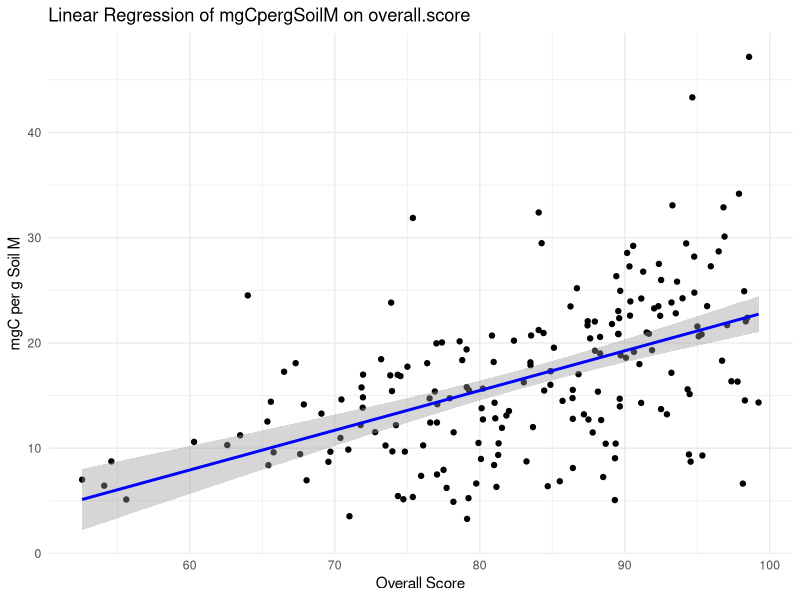
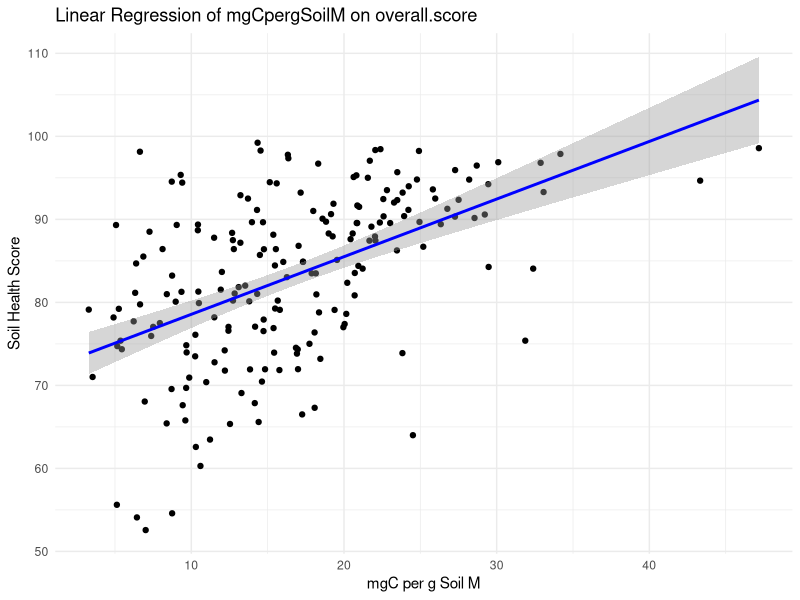
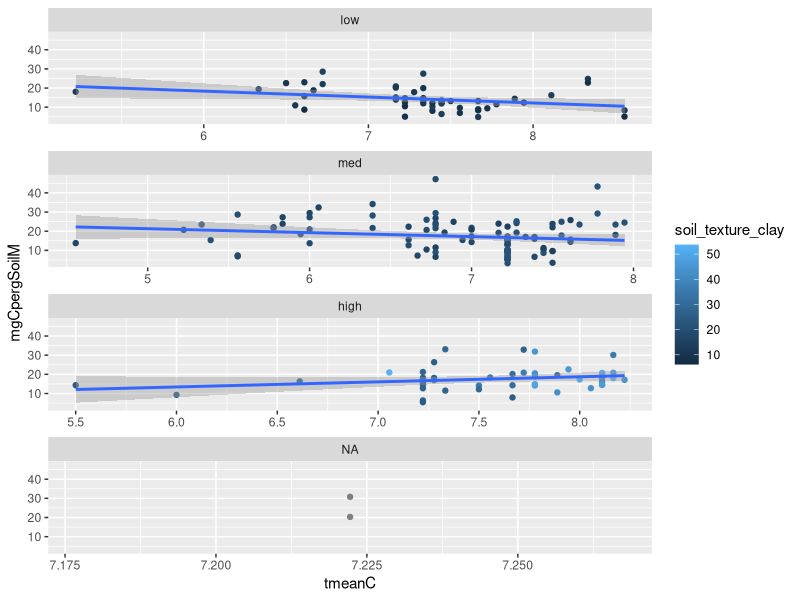
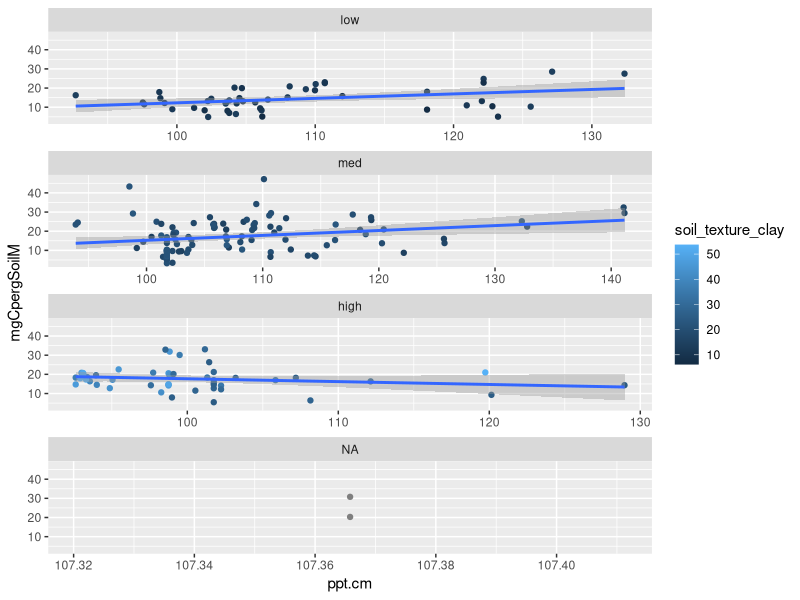
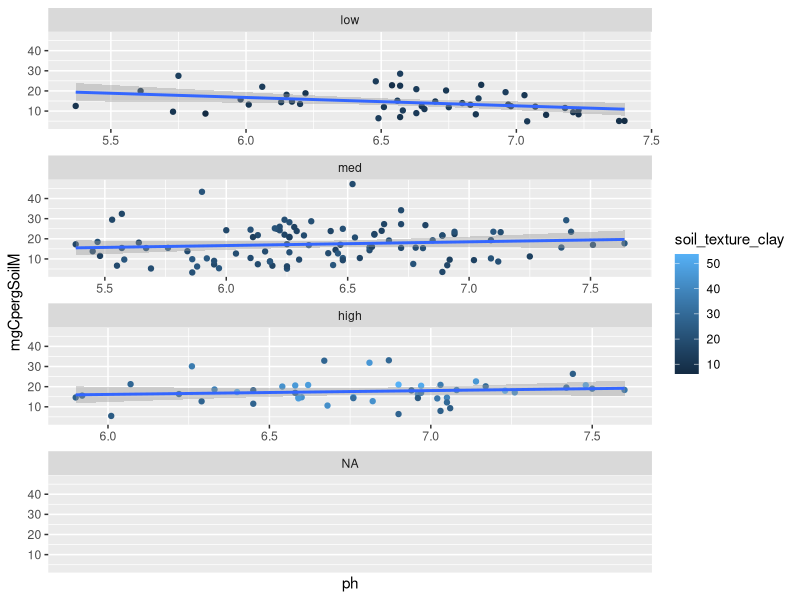
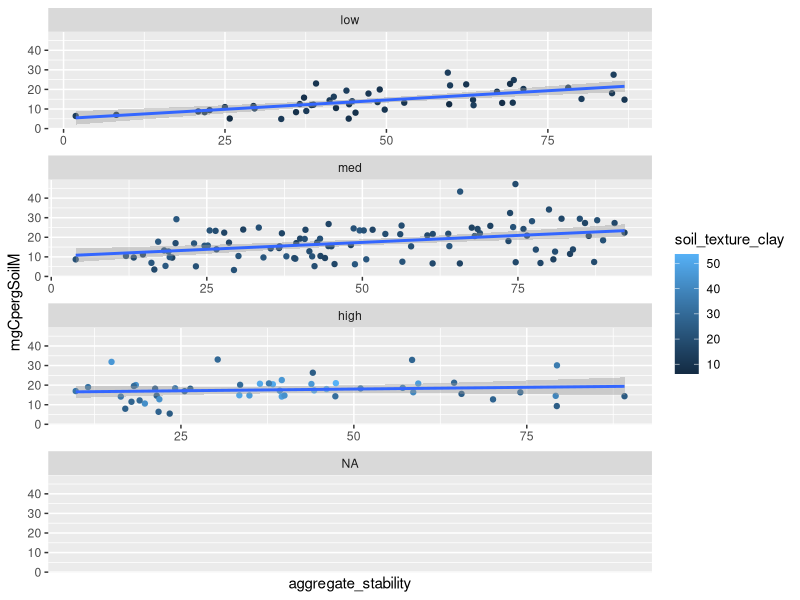
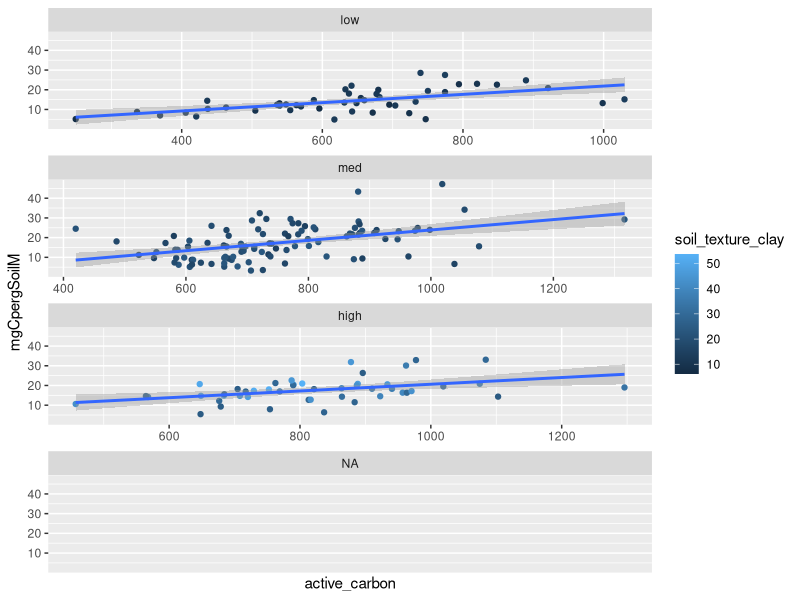
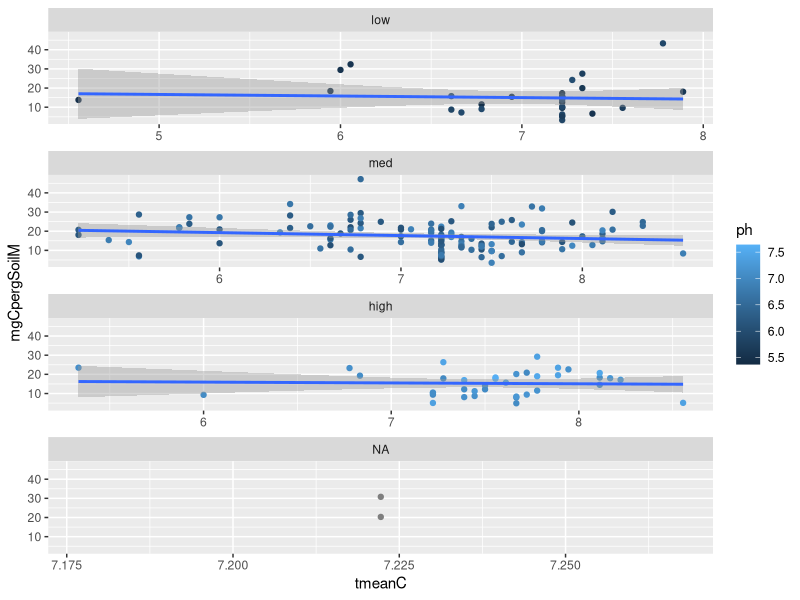

R code for these plots, in order: (Note: this script raises an error after producing the figures.)
#Analyzing data and Buildin models for response variable MgMAOM

#setwd("/Users/f003833/Documents/GitHub/FracFarmVT") #caitlin
setwd("C:/Users/F004SPC/Documents/GitHub/FracFarmVT") #erin

#load your libraries
library(tidyverse)
library(ggplot2)
library(dplyr)
library(corrplot)
library(nlme)
library(ggeffects)
library(emmeans)

##call in the analytical data
data <- read.csv("data.csv")
view(data)

#soil heath regression

# Perform linear regression
regression_model <- lm(mgCpergSoilM ~ overall.score, data = data)

# Summarize the regression model
summary(regression_model)

# Create a plot with the regression line
ggplot(data, aes(x = overall.score, y = mgCpergSoilM)) +
  geom_point() +
  geom_smooth(method = "lm", col = "blue") +
  labs(title = "Linear Regression of mgCpergSoilM on overall.score",
       x = "Overall Score",
       y = "mgC per g Soil M") +
  theme_minimal()



# Perform linear regression try it the other way, to see!
regression_model <- lm(overall.score ~ mgCpergSoilM, data = data)

# Summarize the regression model
summary(regression_model)

# Create a plot with the regression line
ggplot(data, aes(x = mgCpergSoilM, y = overall.score)) +
  geom_point() +
  geom_smooth(method = "lm", col = "blue") +
  labs(title = "Linear Regression of mgCpergSoilM on overall.score",
       x = "mgC per g Soil M",
       y = "Soil Health Score") +
  theme_minimal()







#First, graphically explore relationships 
#to look for interactions between independent variables that research shows could have interactions

summary(data$soil_texture_clay)
data <- data %>% 
  mutate(claycategory=cut(soil_texture_clay, breaks=c(-Inf, 14, 24, Inf), labels=c("low","med", "high")))
ggplot(data=data, aes(x=tmeanC, y=mgCpergSoilM, col=soil_texture_clay))+ 
  geom_point()+
  geom_smooth(method=lm)+
  facet_wrap(~ claycategory, ncol=1, scales="free_x")

data <- data %>% 
  mutate(claycategory=cut(soil_texture_clay, breaks=c(-Inf, 14, 24, Inf), labels=c("low","med", "high")))
ggplot(data=data, aes(x=ppt.cm, y=mgCpergSoilM, col=soil_texture_clay))+ 
  geom_point()+
  geom_smooth(method=lm)+
  facet_wrap(~ claycategory, ncol=1, scales="free_x")

data <- data %>% 
  mutate(claycategory=cut(soil_texture_clay, breaks=c(-Inf, 14, 24, Inf), labels=c("low","med", "high")))
ggplot(data=data, aes(x=ph, y=mgCpergSoilM, col=soil_texture_clay))+ 
  geom_point()+
  geom_smooth(method=lm)+
  facet_wrap(~ claycategory, ncol=1, scales="free_x")

data <- data %>% 
  mutate(claycategory=cut(soil_texture_clay, breaks=c(-Inf, 14, 24, Inf), labels=c("low","med", "high")))
ggplot(data=data, aes(x=aggregate_stability, y=mgCpergSoilM, col=soil_texture_clay))+ 
  geom_point()+
  geom_smooth(method=lm)+
  facet_wrap(~ claycategory, ncol=1, scales="free_x")

data <- data %>% 
  mutate(claycategory=cut(soil_texture_clay, breaks=c(-Inf, 14, 24, Inf), labels=c("low","med", "high")))
ggplot(data=data, aes(x=active_carbon, y=mgCpergSoilM, col=soil_texture_clay))+ 
  geom_point()+
  geom_smooth(method=lm)+
  facet_wrap(~ claycategory, ncol=1, scales="free_x")

#more interactions with ph
summary(data$ph)

data <- data %>% 
  mutate(phcategory=cut(ph, breaks=c(-Inf,6,7, Inf), labels=c("low","med","high")))
ggplot(data=data, aes(x=tmeanC, y=mgCpergSoilM, col=ph))+ 
  geom_point()+
  geom_smooth(method=lm)+
  facet_wrap(~ phcategory, ncol=1, scales="free_x")

data <- data %>% 
  mutate(phcategory=cut(ph, breaks=c(-Inf,6,7, Inf), labels=c("low","med","high")))
ggplot(data=data, aes(x=ppt.cm, y=mgCpergSoilM, col=ph))+ 
  geom_point()+
  geom_smooth(method=lm)+
  facet_wrap(~ phcategory, ncol=1, scales="free_x")

data <- data %>% 
  mutate(phcategory=cut(ph, breaks=c(-Inf,6,7, Inf), labels=c("low","med","high")))
ggplot(data=data, aes(x=aggregate_stability, y=mgCpergSoilM, col=ph))+ 
  geom_point()+
  geom_smooth(method=lm)+
  facet_wrap(~ phcategory, ncol=1, scales="free_x")

data <- data %>% 
  mutate(phcategory=cut(ph, breaks=c(-Inf,6,7, Inf), labels=c("low","med","high")))
ggplot(data=data, aes(x=soil_texture_clay, y=mgCpergSoilM, col=ph))+ 
  geom_point()+
  geom_smooth(method=lm)+
  facet_wrap(~ phcategory, ncol=1, scales="free_x")

data <- data %>% 
  mutate(phcategory=cut(ph, breaks=c(-Inf,6,7, Inf), labels=c("low","med","high")))
ggplot(data=data, aes(x=active_carbon, y=mgCpergSoilM, col=ph))+ 
  geom_point()+
  geom_smooth(method=lm)+
  facet_wrap(~ phcategory, ncol=1, scales="free_x")

#interactions with ppt
summary(data$ppt.cm)
data <- data %>% 
  mutate(pptcategory=cut(ppt.cm, breaks=c(-Inf,101.4, 110.0, Inf), labels=c("low","med","high")))
ggplot(data=data, aes(x=tmeanC, y=mgCpergSoilM, col=ppt.cm))+ 
  geom_point()+
  geom_smooth(method=lm)+
  facet_wrap(~ pptcategory, ncol=1, scales="free_x")


data <- data %>% 
  mutate(pptcategory=cut(ppt.cm, breaks=c(-Inf,101.4, 110.0, Inf), labels=c("low","med","high")))
ggplot(data=data, aes(x=aggregate_stability, y=mgCpergSoilM, col=ppt.cm))+ 
  geom_point()+
  geom_smooth(method=lm)+
  facet_wrap(~ pptcategory, ncol=1, scales="free_x")

summary(data$ppt.cm)
data <- data %>% 
  mutate(pptcategory=cut(ppt.cm, breaks=c(-Inf,101.4, 110.0, Inf), labels=c("low","med","high")))
ggplot(data=data, aes(x=tmeanC, y=mgCpergSoilM, col=ppt.cm))+ 
  geom_point()+
  geom_smooth(method=lm)+
  facet_wrap(~ pptcategory, ncol=1, scales="free_x")


data <- data %>% 
  mutate(pptcategory=cut(ppt.cm, breaks=c(-Inf,101.4, 110.0, Inf), labels=c("low","med","high")))
ggplot(data=data, aes(x=active_carbon, y=mgCpergSoilM, col=ppt.cm))+ 
  geom_point()+
  geom_smooth(method=lm)+
  facet_wrap(~ pptcategory, ncol=1, scales="free_x")

#interactions with aggregate stability
summary(data$aggregate_stability)
data <- data %>% 
  mutate(agStcategory=cut(aggregate_stability, breaks=c(-Inf,29.3, 65.6, Inf), labels=c("low","med","high")))
ggplot(data=data, aes(x=ph, y=mgCpergSoilM, col=aggregate_stability))+ 
  geom_point()+
  geom_smooth(method=lm)+
  facet_wrap(~ agStcategory, ncol=1, scales="free_x")

data <- data %>% 
  mutate(agStcategory=cut(aggregate_stability, breaks=c(-Inf,29.3, 65.6, Inf), labels=c("low","med","high")))
ggplot(data=data, aes(x=ppt.cm, y=mgCpergSoilM, col=aggregate_stability))+ 
  geom_point()+
  geom_smooth(method=lm)+
  facet_wrap(~ agStcategory, ncol=1, scales="free_x")

data <- data %>% 
  mutate(agStcategory=cut(aggregate_stability, breaks=c(-Inf,29.3, 65.6, Inf), labels=c("low","med","high")))
ggplot(data=data, aes(x=tmeanC, y=mgCpergSoilM, col=aggregate_stability))+ 
  geom_point()+
  geom_smooth(method=lm)+
  facet_wrap(~ agStcategory, ncol=1, scales="free_x")

data <- data %>% 
  mutate(agStcategory=cut(aggregate_stability, breaks=c(-Inf,29.3, 65.6, Inf), labels=c("low","med","high")))
ggplot(data=data, aes(x=soil_texture_clay, y=mgCpergSoilM, col=aggregate_stability))+ 
  geom_point()+
  geom_smooth(method=lm)+
  facet_wrap(~ agStcategory, ncol=1, scales="free_x")

data <- data %>% 
  mutate(agStcategory=cut(aggregate_stability, breaks=c(-Inf,29.3, 65.6, Inf), labels=c("low","med","high")))
ggplot(data=data, aes(x=active_carbon, y=mgCpergSoilM, col=aggregate_stability))+ 
  geom_point()+
  geom_smooth(method=lm)+
  facet_wrap(~ agStcategory, ncol=1, scales="free_x")

#tmeanC and active carbon
summary(data$tmeanC)

data <- data %>% 
  mutate(tmeanCcategory=cut(tmeanC, breaks=c(-Inf,6.8, 7.6, Inf), labels=c("low","med","high")))
ggplot(data=data, aes(x=active_carbon, y=mgCpergSoilM, col=tmeanC))+ 
  geom_point()+
  geom_smooth(method=lm)+
  facet_wrap(~ tmeanCcategory, ncol=1, scales="free_x")

#Models
#Correlation plot
library(corrplot)
cordata <- cor(data[,c("mgCpergSoilM","ph","ppt.cm","tmeanC","aggregate_stability","soil_texture_clay","active_carbon")], use="pairwise.complete.obs", method="pearson")
corrplot(cordata)
view(cordata)

##Linear Mixed Model for dependent variable (mgCpergSoilM)
#test without random effect, because only one value per field

m1 = gls(mgCpergSoilM ~ ppt.cm * soil_texture_clay * tmeanC + ppt.cm * tmeanC + 
           aggregate_stability * soil_texture_clay + 
           active_carbon + ph * soil_texture_clay, 
         data = data, 
         na.action = na.exclude, 
         method = "ML")
summary(m1)
anova(m1)

#check if variance structure improves the model (to test, both methods were set to REML)

m2 = gls(mgCpergSoilM ~ ppt.cm * soil_texture_clay * tmeanC + ppt.cm * tmeanC + 
           active_carbon + ph * soil_texture_clay + aggregate_stability, 
         data = data, 
         na.action = na.exclude, 
         method = "ML")
summary(m2)
anova(m2)


anova (m1,m2)

m3 = gls(mgCpergSoilM ~ ppt.cm * soil_texture_clay * tmeanC + ppt.cm * tmeanC + 
           active_carbon + aggregate_stability, 
         data = data, 
         na.action = na.exclude, 
         method = "ML")
summary(m3)
anova (m2,m3)
anova(m3)

#pseudo R squared calculation (fit between model predicted data and actual data)
data$mgCpergSoilM.pred=as.vector(fitted(m3))
R2=lm(mgCpergSoilM~mgCpergSoilM.pred, data=data, na.action=na.omit)
summary(R2) #r2=0.36

#check assumptions, distribution of residuals

F_Final <- fitted(m3)
R_Final <- residuals(m3, type = "pearson", scaled = TRUE)
N = !is.na(data$mgCpergSoilM)
Rfull <- NA
Rfull[N] <- R_Final
op <- par(mfrow = c(2,2), mar = c(5,4,1,1))  
plot(F_Final, R_Final)
hist(Rfull)
plot(Rfull ~ data$aggregate_stability)
plot(Rfull ~ data$soil_texture_clay)
plot(Rfull ~ data$active_carbon)
plot(Rfull ~ data$tmeanC)
plot(Rfull ~ data$ppt.cm)
plot(Rfull ~ data$ph)
par(op)

#partial residuals to test that the relationship is linear
#do these for each of the significant predictors (do green and red lines match?)

op <- par(mfrow = c(2,2), mar = c(5,4,1,1)) #this makes it so all the graphs are plotted in the same window (a 2 x 2 grid)

ppt.cm.c <- summary(m3)$coefficients[2] #predictor coefficient
ppt.cm.pr <- Rfull + ppt.cm.c*data$ppt.cm  #Residuals + pred coef * predictor value
{scatter.smooth(data$ppt.cm, ppt.cm.pr, 
                lpars = list(col = "green", lwd = 3, lty = 3)) #residual loess
  abline(lm(ppt.cm.c*data$ppt.cm ~ data$ppt.cm), col = "red")} 

soil_texture_clay.c <- summary(m3)$coefficients[3] #predictor coefficient
soil_texture_clay.pr <- Rfull + soil_texture_clay.c*data$soil_texture_clay  #Residuals + pred coef * predictor value
{scatter.smooth(data$soil_texture_clay, soil_texture_clay.pr, 
                lpars = list(col = "green", lwd = 3, lty = 3)) #residual loess
  abline(lm(soil_texture_clay.c*data$soil_texture_clay ~ data$soil_texture_clay), col = "red")} 

aggregate_stability.c <- summary(m3)$coefficients[5] #predictor coefficient
aggregate_stability.pr <- Rfull + aggregate_stability.c*data$aggregate_stability  #Residuals + pred coef * predictor value
{scatter.smooth(data$aggregate_stability, aggregate_stability.pr, 
                lpars = list(col = "green", lwd = 3, lty = 3)) #residual loess
  abline(lm(aggregate_stability.c*data$aggregate_stability ~ data$aggregate_stability), col = "red")} 

active_carbon.c <- summary(m3)$coefficients[6] #predictor coefficient
active_carbon.pr <- Rfull + active_carbon.c*data$active_carbon  #Residuals + pred coef * predictor value
{scatter.smooth(data$active_carbon, active_carbon.pr, 
                lpars = list(col = "green", lwd = 3, lty = 3)) #residual loess
  abline(lm(active_carbon.c*data$active_carbon ~ data$active_carbon), col = "red")} 

tmeanC.c <- summary(m3)$coefficients[6] #predictor coefficient
tmeanC.pr <- Rfull + tmeanC.c*data$tmeanC  #Residuals + pred coef * predictor value
{scatter.smooth(data$tmeanC, tmeanC.pr, 
                lpars = list(col = "green", lwd = 3, lty = 3)) #residual loess
  abline(lm(tmeanC.c*data$tmeanC ~ data$tmeanC), col = "red")} 

par(op)

#Visualize significant relationships

#own_theme below sets ggplot parameters for how plots should look. 
own_theme <- theme_bw(base_size = 11) +
  theme(rect = element_blank(),
        axis.ticks = element_line(color = "black"),
        axis.text = element_text(color = "black"),
        axis.line = element_line(color = "black"),
        panel.grid.minor = element_blank())

#for aggregate stability
pred_aggregate_stability <- ggpredict(m3, terms = c("aggregate_stability"))

mgMAOM_aggregate_stability <-data %>% 
  ggplot() +
  geom_point(aes(x = aggregate_stability, y = mgCpergSoilM), #plot your data
             size = 1.5, alpha = 0.5) +
  geom_line(pred_aggregate_stability, mapping = aes(x=x, y=predicted), #plot the model's prediction (based on linear )
            lwd = 1) +
  own_theme+
  theme(legend.position = "none") +
  scale_y_continuous(expression("mg C in MAOM per g soil"))+
  scale_x_continuous(expression("Aggregate Stability"),
              label = scales::comma) 
mgMAOM_aggregate_stability
ggsave("mgMAOM_aggregate_stability.jpeg", width = 4, height = 3)
                   
#for active_carbon
pred_active_carbon <- ggpredict(m3, terms = c("active_carbon"))

mgMAOM_active_carbon <-data %>% 
          ggplot() +
          geom_point(aes(x = active_carbon, y = mgCpergSoilM), #plot your data
                                size = 1.5, alpha = 0.5) +
          geom_line(pred_active_carbon, mapping = aes(x=x, y=predicted), #plot the model's prediction (based on linear )
                               lwd = 1) +
          own_theme+
        theme(legend.position = "none") +
                     scale_y_continuous(expression("mg C in MAOM per g soil"))+
                     scale_x_continuous(expression("active carbon"),
                                        label = scales::comma) 
                   mgMAOM_active_carbon
ggsave("mgMAOM_active_carbon.jpeg", width = 4, height = 3)
                   
#for 3 way interaction of tmean, ppt, and texture

summary(data$soil_texture_clay)
summary(data$ppt.cm)
pred_3way <- ggpredict(m3, terms = c("tmeanC","ppt.cm[101,110]", 
  "soil_texture_clay[10, 32]"))

pred_3way$ppt_group <- pred_3way$group
levels(pred_3way$ppt_group) <- c("low (92-104)",  
                                   "high (104-142)")
pred_3way$clay_facet <- pred_3way$facet
levels(pred_3way$clay_facet) <- c("low clay (6-19%)",  
                                   "high clay (19-54%)")

data <- data %>%
  drop_na(ppt.cm) %>% 
  drop_na(soil_texture_clay) %>% 
  dplyr::mutate(ppt_group = cut(ppt.cm, breaks = c(92,104,142)),
                clay_facet = cut(soil_texture_clay, breaks = c(6,19,54)))

levels(data$ppt_group) <- c("low (92-104)",  
                            "high (104-142)")
 
levels(data$clay_facet) <- c("low clay (6-19%)",  
                                   "high clay (19-54%)")

mgMAOM_3way <-data %>% 
   ggplot() +
   geom_point(aes(x = tmeanC, y = mgCpergSoilM, col = ppt_group), #plot your data
              size = 1.5, alpha = 0.5) +
   geom_line(pred_3way, mapping = aes(x=x, y=predicted, col = ppt_group), #plot the model's prediction (based on linear )
             lwd = 1) +
   facet_wrap(~clay_facet) +
   own_theme+
   #theme(legend.position = "none") +
   scale_y_continuous(expression(paste("mg MAOM C g"^-1,"soil"))) +
   scale_x_continuous(expression("Mean Annual Temperature (°C)"),
                      label = scales::comma) +
   guides(col=guide_legend(title="MAP (cm)")) +
   scale_color_manual(values = c("lightblue", "blue")) # adjust colors if needed
 
mgMAOM_3way
ggsave("mgMAOM_3way.jpeg", width = 6.5, height = 3)
 
#get slope for the lines in the 3 way 
mylist<- list(ppt.cm=c(101,110),soil_texture_clay=c(10,32))
  
emtrends(m3,pairwise~ppt.cm*soil_texture_clay,var="tmeanC", at=mylist)                
                   
   #analyze data by field type. group by and color by field type this code is in progress
    #exploration
                   mgMAOM_active_carbonbyField <-data
                     ggplot() +
                     geom_point(aes(x = active_carbon, y = mgCpergSoilM, color=Type.x), 
                                size = 1.5, alpha = 0.5) +
                     #geom_smooth() +
                     own_theme+
                     #theme(legend.position = "none") +
                     scale_y_continuous(expression("mg C in MAOM per g soil"))+
                     scale_x_continuous(expression("active_carbon"),
                                        label = scales::comma) 
                   mgMAOM_active_carbonbyField
                   ggsave("mgMAOM_active_carbonbyField.jpeg", width = 4, height = 3)
                   
                   mgMAOM_agg_stability_byField <-data %>% 
                     ggplot() +
                     geom_point(aes(x = aggregate_stability, y = mgCpergSoilM, color=Type.x), 
                                size = 1.5, alpha = 0.5) +
                     #geom_smooth() +
                     own_theme+
                     #theme(legend.position = "none") +
                     scale_y_continuous(expression("mg C in MAOM per g soil"))+
                     scale_x_continuous(expression("aggregrate stability"),
                                        label = scales::comma) 
                   mgMAOM_agg_stability_byField
                   ggsave("mgMAOM_aggregrate_stability_byField.jpeg", width = 4, height = 3)
            
# Create a violin plot with individual data points
       ggplot(data, aes(x = Type.x, y = mgCpergSoilM)) +
       geom_violin(trim = FALSE, fill = "lightblue") +  # Create the violin plot
       geom_jitter(width = 0.2, size = 1, color = "darkblue") +  # Add jittered points
       labs(title = "Distribution of mgCpergSoilM by Field Type",
                          x = "Field Type",
                          y = "mgC per g Soil M") +
       theme_minimal()  # Apply a minimal theme for a clean look              
      
       
       # Create a violin plot with individual data points and mean line
       ggplot(data, aes(x = Type.x, y = mgCpergSoilM, color = Type.x, fill = Type.x)) +
         geom_violin(trim = FALSE, alpha = 0.5) +  # Create the violin plot with semi-transparent fill
         geom_jitter(width = 0.2, size = 1) +  # Add jittered points
         stat_summary(fun = mean, geom = "point", shape = 23, size = 2, color = "black", fill = "yellow") +  # Add mean points
         labs(title = "Distribution of mgCpergSoilM by Field Type",
              x = "Field Type",
              y = "mgC per g Soil M") +
         theme_minimal()  # Apply a minimal theme for a clean look
       
       
       
                    # Define the rsquared_gls function for model m3
                   rsquared_gls_m3 <- function(model) {
                     # Extract fitted values
                     fitted_values <- fitted(model)
                     
                     # Extract response variable name
                     response_variable <- as.character(formula(model)[[2]])
                     
                     # Extract response values from the original dataset used in the model fitting
                     response_values <- model$data[[response_variable]]
                     
                     # Ensure the response variable is numeric
                     if (!is.numeric(response_values)) {
                       response_values <- as.numeric(as.character(response_values))
                     }
                     
                     # Debugging: Print initial response values and fitted values
                     cat("Initial response values:\n")
                     print(response_values)
                     cat("Fitted values:\n")
                     print(fitted_values)
                     
                     # Ensure no NA values are in the response values or fitted values
                     valid_indices <- !is.na(response_values) & !is.na(fitted_values)
                     response_values <- response_values[valid_indices]
                     fitted_values <- fitted_values[valid_indices]
                     
                     # Debugging: Print cleaned response values and fitted values
                     cat("Cleaned response values:\n")
                     print(response_values)
                     cat("Fitted values:\n")
                     print(fitted_values)
                     
                     # Verify lengths of response values and fitted values
                     if (length(response_values) != length(fitted_values)) {
                       stop("Length mismatch between response values and fitted values")
                     }
                     
                     # Calculate residuals
                     residuals <- response_values - fitted_values
                     
                     # Calculate the sum of squared residuals
                     ss_res <- sum(residuals^2)
                     
                     # Calculate the total sum of squares
                     ss_tot <- sum((response_values - mean(response_values))^2)
                     
                     # Debugging: Print sum of squared residuals and total sum of squares
                     cat("SS_res:", ss_res, "\n")
                     cat("SS_tot:", ss_tot, "\n")
                     
                     # Check for zero variance in response values
                     if (ss_tot == 0) {
                       warning("Total sum of squares is zero, resulting in NaN R-squared")
                       return(NaN)
                     }
                     
                     # Calculate R-squared
                     rsq <- 1 - (ss_res / ss_tot)
                     
                     return(rsq)
                   }
                   
                   # Calculate and print R-squared for model m3
                   rsquared_value_m3 <- rsquared_gls_m3(m3)
                   print(rsquared_value_m3)
                   
                   
